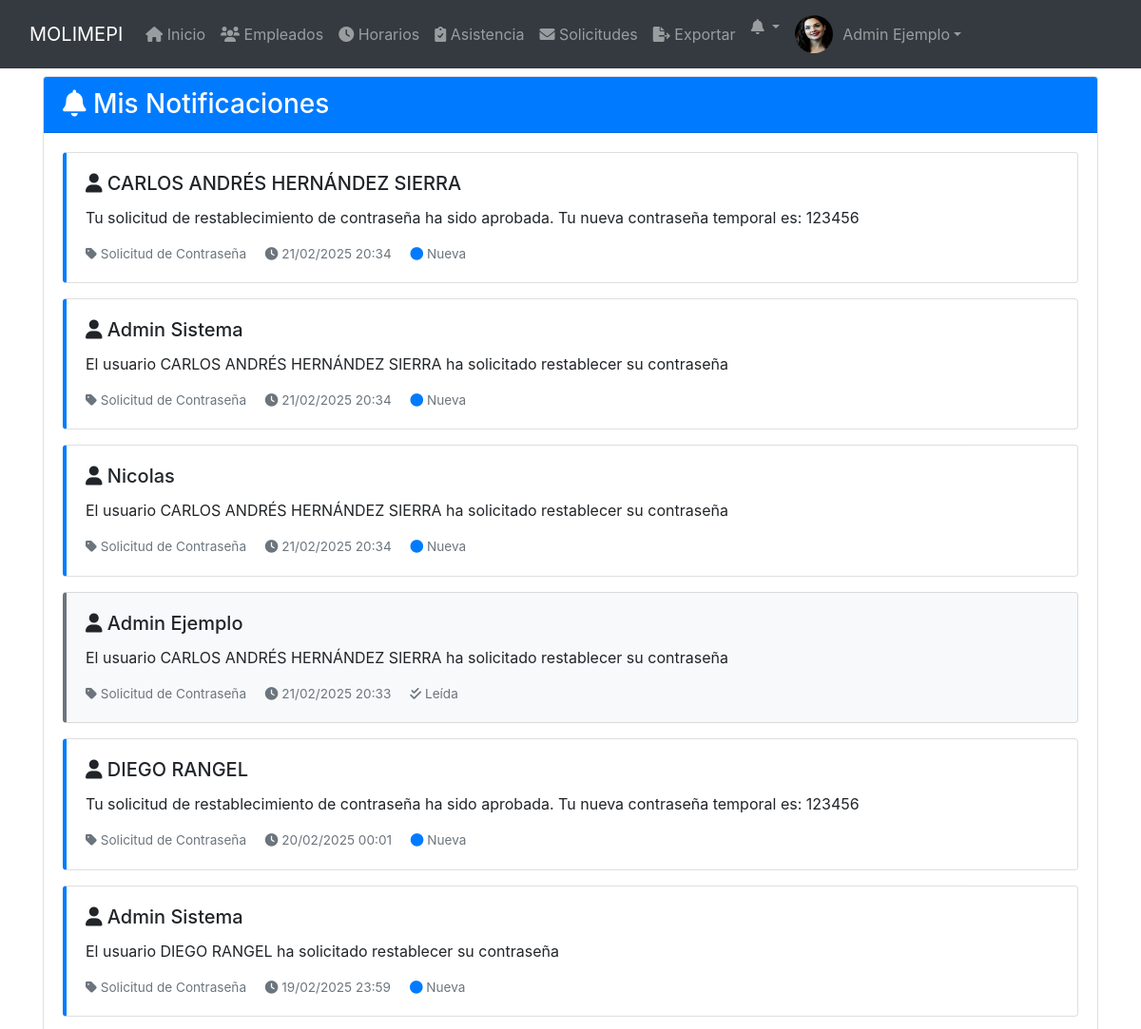
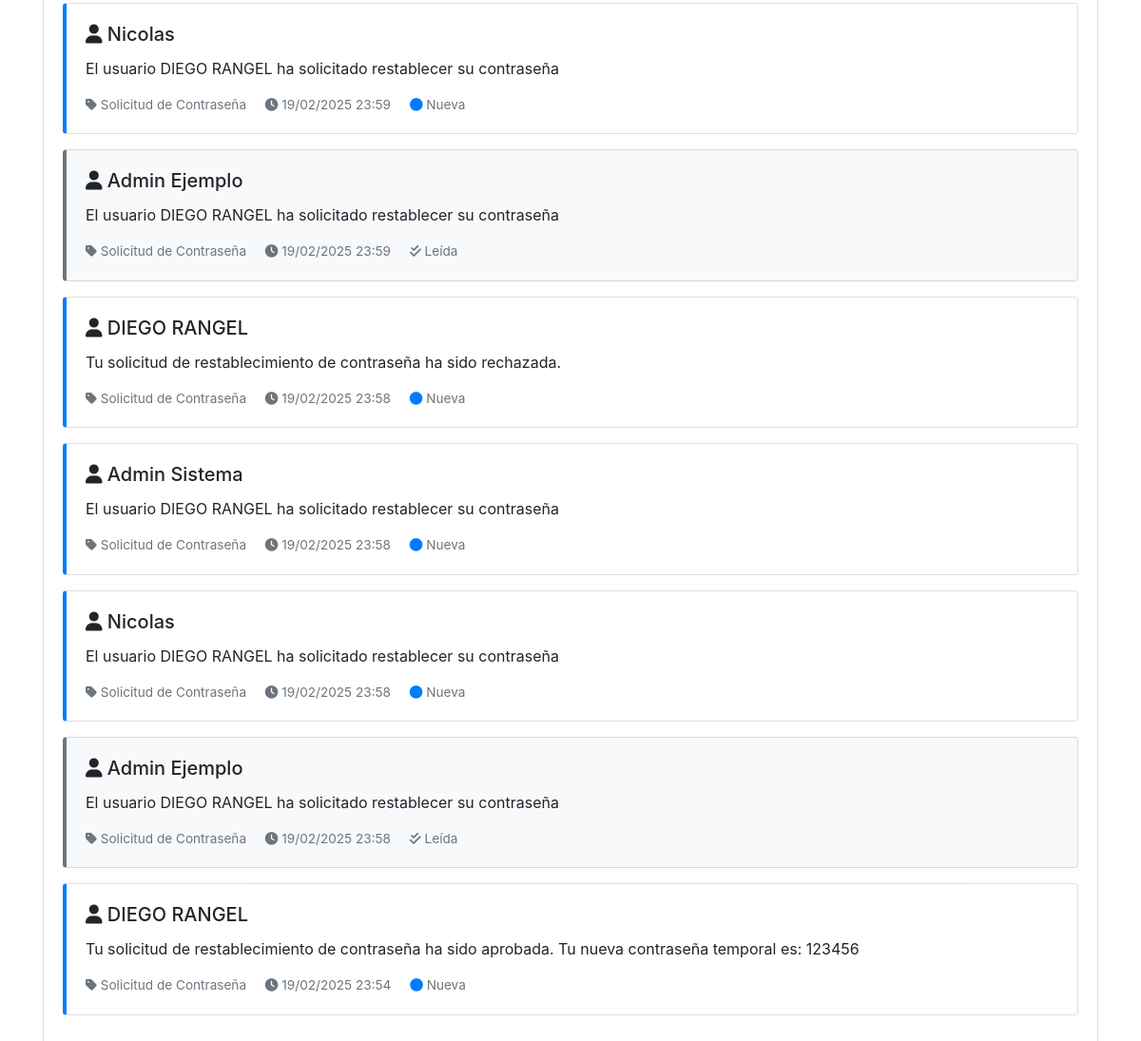
The app's page /public/ver_notificaciones.php (signed in) with its own data (2 pictures, top to bottom).
### tables this page shows
CREATE TABLE `usuarios` (
  `ID` int(11) NOT NULL,
  `nombre` varchar(100) NOT NULL,
  `identificacion` varchar(50) NOT NULL,
  `cargo` varchar(50) NOT NULL,
  `telefono` varchar(20) DEFAULT NULL,
  `correo` varchar(100) DEFAULT NULL,
  `nickname` varchar(50) NOT NULL,
  `password` varchar(255) DEFAULT NULL,
  `rol` enum('Administrador','Empleado') DEFAULT 'Empleado',
  `imagen` varchar(255) DEFAULT 'imgs/nofoto.png',
  `fecha_registro` timestamp NOT NULL DEFAULT current_timestamp(),
  `cambio_password` tinyint(1) DEFAULT 0
);

CREATE TABLE `notificaciones` (
  `ID` int(11) NOT NULL,
  `usuario_id` int(11) DEFAULT NULL,
  `tipo` varchar(50) DEFAULT NULL,
  `referencia_id` int(11) DEFAULT NULL,
  `mensaje` text DEFAULT NULL,
  `comentario` text DEFAULT NULL,
  `leida` tinyint(1) DEFAULT 0,
  `estado` varchar(50) DEFAULT NULL,
  `fecha_creacion` timestamp NOT NULL DEFAULT current_timestamp()
);

### public/ver_notificaciones.php (the view, shortened to what this page needs)
<?php
require_once '../config/database.php';
$es_admin = $_SESSION['rol'] === 'Administrador';
if ($es_admin) {
    $sql = "SELECT n.*, u.nickname as solicitante, u.nombre as nombre_solicitante,
            CASE
                WHEN n.tipo = 'solicitud_password' THEN 'Solicitud de Contraseña'
                ELSE n.tipo
            END as tipo_formato
            FROM notificaciones n
            LEFT JOIN usuarios u ON n.usuario_id = u.ID
            ORDER BY n.fecha_creacion DESC";
    $stmt = $pdo->prepare($sql);
    $stmt->execute();
}
$notificaciones = $stmt->fetchAll(PDO::FETCH_ASSOC);
include 'navbar.php';
?>
<!DOCTYPE html>
<html lang="es">
<head>
    <link href="https://cdn.jsdelivr.net/npm/bootstrap@4.6.0/dist/css/bootstrap.min.css" rel="stylesheet">
    <link href="https://cdnjs.cloudflare.com/ajax/libs/font-awesome/6.0.0/css/all.min.css" rel="stylesheet">
</head>
<body>
    <div class="container mt-4">
        <div class="card">
            <div class="card-header bg-primary text-white d-flex justify-content-between align-items-center">
                <h3 class="mb-0">
                    <i class="fas fa-bell"></i> Mis Notificaciones
                </h3>
            </div>
            <div class="card-body">
                <?php if (empty($notificaciones)): ?>
                    <div class="alert alert-info">
                        <i class="fas fa-info-circle"></i> No hay notificaciones para mostrar.
                    </div>
                <?php else: ?>
                    <?php foreach ($notificaciones as $notif): ?>
                        <div class="card notification-card <?php echo $notif['leida'] ? 'read' : ''; ?>">
                            <div class="card-body">
                                <div class="d-flex justify-content-between align-items-start">
                                    <div>
                                        <?php if ($es_admin && isset($notif['nombre_solicitante'])): ?>
                                            <h5 class="card-title">
                                                <i class="fas fa-user"></i>
                                                <?php echo htmlspecialchars($notif['nombre_solicitante']); ?>
                                            </h5>
                                        <?php endif; ?>
                                        <p class="card-text"><?php echo htmlspecialchars($notif['mensaje']); ?></p>
                                        <div class="notification-meta mt-2">
                                            <span><i class="fas fa-tag"></i> <?php echo htmlspecialchars($notif['tipo_formato']); ?></span>
                                            <span class="ml-3"><i class="fas fa-clock"></i> <?php echo date('d/m/Y H:i', strtotime($notif['fecha_creacion'])); ?></span>
                                            <span class="ml-3">
                                                <?php if ($notif['leida']): ?>
                                                    <i class="fas fa-check-double text-secondary"></i> Leída
                                                <?php else: ?>
                                                    <i class="fas fa-circle text-primary"></i> Nueva
                                                <?php endif; ?>
                                            </span>
                                        </div>
                                    </div>
                                </div>
                            </div>
                        </div>
                    <?php endforeach; ?>
                <?php endif; ?>
            </div>
        </div>
    </div>
</body>
</html>

### public/navbar.php (shortened to what this page needs)
<?php
require_once '../config/database.php';
$stmt = $pdo->prepare("SELECT nombre, imagen FROM usuarios WHERE ID = :id");
$stmt->execute(['id' => $_SESSION['usuario_id']]);
$usuario = $stmt->fetch(PDO::FETCH_ASSOC);
$imagenPerfil = (!empty($usuario['imagen']) && file_exists("../" . $usuario['imagen'])) ? "../" . $usuario['imagen'] : '../public/imgs/nofoto.png';
?>
<nav class="navbar navbar-expand-lg navbar-dark bg-dark fixed-top">
    <div class="container-fluid">
        <a class="navbar-brand" href="dashboard.php">MOLIMEPI</a>
        <div class="collapse navbar-collapse" id="navbarNav">
            <ul class="navbar-nav me-auto mb-2 mb-lg-0">
                <li class="nav-item">
                    <a class="nav-link" href="dashboard.php"><i class="fas fa-home"></i> Inicio</a>
                </li>
                <?php if ($_SESSION['rol'] === 'Administrador'): ?>
                <li class="nav-item">
                    <a class="nav-link" href="empleados.php"><i class="fas fa-users"></i> Empleados</a>
                </li>
                <?php endif; ?>
                <li class="nav-item">
                    <a class="nav-link" href="horarios.php"><i class="fas fa-clock"></i> Horarios</a>
                </li>
                <li class="nav-item">
                    <a class="nav-link" href="asistencia.php"><i class="fas fa-clipboard-check"></i> Asistencia</a>
                </li>
                <li class="nav-item">
                    <a class="nav-link" href="solicitudes.php"><i class="fas fa-envelope"></i> Solicitudes</a>
                </li>
                <?php if ($_SESSION['rol'] === 'Administrador'): ?>
                <li class="nav-item">
                    <a class="nav-link" href="exportar.php"><i class="fas fa-file-export"></i> Exportar</a>
                </li>
                <?php endif; ?>
            </ul>
            <ul class="navbar-nav ms-auto">
                <li class="nav-item dropdown">
                    <a class="nav-link dropdown-toggle position-relative" href="#" id="notificacionesDropdown" role="button" data-bs-toggle="dropdown" aria-expanded="false">
                        <i class="fas fa-bell"></i>
                    </a>
                </li>
                <li class="nav-item dropdown">
                    <a class="nav-link dropdown-toggle d-flex align-items-center" href="#" id="userDropdown" role="button" data-bs-toggle="dropdown" aria-expanded="false">
                        <img src="<?php echo $imagenPerfil; ?>" class="rounded-circle" style="width: 40px; height: 40px; margin-right: 10px;">
                        <span><?php echo htmlspecialchars($usuario['nombre']); ?></span>
                    </a>
                </li>
            </ul>
        </div>
    </div>
</nav>

### public/ver_notificaciones.php (style rules this page uses)
.notification-card { margin-bottom: 1rem; border-left: 4px solid #007bff; }
.notification-card.read { border-left-color: #6c757d; background-color: #f8f9fa; }
.notification-meta { font-size: 0.85rem; color: #6c757d; }

### records on screen
usuarios: imagen (picture), nombre "Admin Ejemplo"
notificaciones: usuario.nombre "CARLOS ANDRÉS HERNÁNDEZ SIERRA", mensaje "Tu solicitud de restablecimiento de contraseña ha sido aprobada. Tu nueva contraseña temporal es: 123456", tipo_formato "Solicitud de Contraseña", fecha_creacion "21/02/2025 20:34", leida 0 (drawn)
notificaciones: usuario.nombre "Admin Sistema", mensaje "El usuario CARLOS ANDRÉS HERNÁNDEZ SIERRA ha solicitado restablecer su contraseña", tipo_formato "Solicitud de Contraseña", fecha_creacion "21/02/2025 20:34", leida 0 (drawn)
notificaciones: usuario.nombre "Nicolas", mensaje "El usuario CARLOS ANDRÉS HERNÁNDEZ SIERRA ha solicitado restablecer su contraseña", tipo_formato "Solicitud de Contraseña", fecha_creacion "21/02/2025 20:34", leida 0 (drawn)
notificaciones: usuario.nombre "Admin Ejemplo", mensaje "El usuario CARLOS ANDRÉS HERNÁNDEZ SIERRA ha solicitado restablecer su contraseña", tipo_formato "Solicitud de Contraseña", fecha_creacion "21/02/2025 20:33", leida 1 (drawn)
notificaciones: usuario.nombre "DIEGO RANGEL", mensaje "Tu solicitud de restablecimiento de contraseña ha sido aprobada. Tu nueva contraseña temporal es: 123456", tipo_formato "Solicitud de Contraseña", fecha_creacion "20/02/2025 00:01", leida 0 (drawn)
notificaciones: usuario.nombre "Admin Sistema", mensaje "El usuario DIEGO RANGEL ha solicitado restablecer su contraseña", tipo_formato "Solicitud de Contraseña", fecha_creacion "19/02/2025 23:59", leida 0 (drawn)
notificaciones: usuario.nombre "Nicolas", mensaje "El usuario DIEGO RANGEL ha solicitado restablecer su contraseña", tipo_formato "Solicitud de Contraseña", fecha_creacion "19/02/2025 23:59", leida 0 (drawn)
notificaciones: usuario.nombre "Admin Ejemplo", mensaje "El usuario DIEGO RANGEL ha solicitado restablecer su contraseña", tipo_formato "Solicitud de Contraseña", fecha_creacion "19/02/2025 23:59", leida 1 (drawn)
notificaciones: usuario.nombre "DIEGO RANGEL", mensaje "Tu solicitud de restablecimiento de contraseña ha sido rechazada.", tipo_formato "Solicitud de Contraseña", fecha_creacion "19/02/2025 23:58", leida 0 (drawn)
notificaciones: usuario.nombre "Admin Sistema", mensaje "El usuario DIEGO RANGEL ha solicitado restablecer su contraseña", tipo_formato "Solicitud de Contraseña", fecha_creacion "19/02/2025 23:58", leida 0 (drawn)
notificaciones: usuario.nombre "Nicolas", mensaje "El usuario DIEGO RANGEL ha solicitado restablecer su contraseña", tipo_formato "Solicitud de Contraseña", fecha_creacion "19/02/2025 23:58", leida 0 (drawn)
notificaciones: usuario.nombre "Admin Ejemplo", mensaje "El usuario DIEGO RANGEL ha solicitado restablecer su contraseña", tipo_formato "Solicitud de Contraseña", fecha_creacion "19/02/2025 23:58", leida 1 (drawn)
notificaciones: usuario.nombre "DIEGO RANGEL", mensaje "Tu solicitud de restablecimiento de contraseña ha sido aprobada. Tu nueva contraseña temporal es: 123456", tipo_formato "Solicitud de Contraseña", fecha_creacion "19/02/2025 23:54", leida 0 (drawn)
